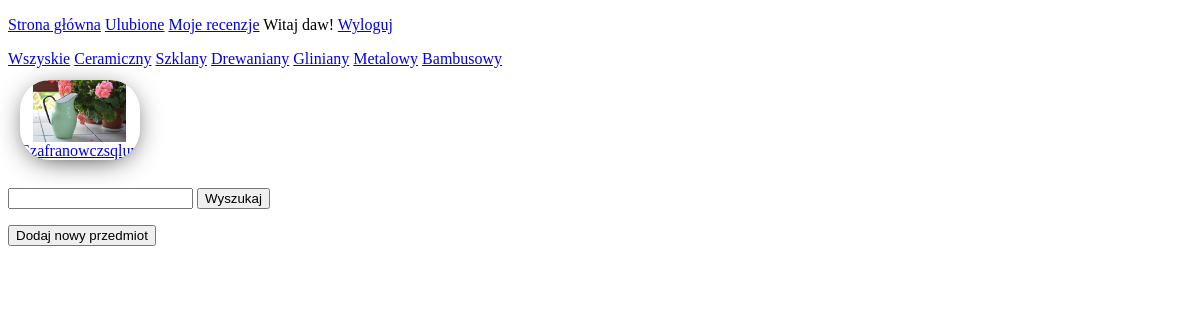
The app's page /index.php?idKat=2 (signed in) with its own data.
### tables this page shows
CREATE TABLE `kategorie` (
  `id` int(10) UNSIGNED NOT NULL,
  `nazwa` varchar(50) NOT NULL,
  `opis` text NOT NULL
);

CREATE TABLE `dzbany` (
  `id` int(10) UNSIGNED NOT NULL,
  `idKategorii` int(10) UNSIGNED NOT NULL,
  `nazwa` varchar(50) NOT NULL,
  `obrazek` varchar(50) NOT NULL,
  `opis` text NOT NULL,
  `pojemność` int(11) NOT NULL,
  `wysokość` int(11) NOT NULL
);

### index.php (the view, shortened to what this page needs)
<!DOCTYPE html>
<html lang="en">
<head>
    <link rel="stylesheet" href="style.css">
</head>
<body>
        <?php
 require("menu.php");
?>
    <div class="content">
    <?php
$sql = "SELECT id, nazwa FROM kategorie";
 $result = $conn->query($sql);
 echo "<a href='index.php'> Wszyskie</a>";
 while($row = $result->fetch_object()) {
 echo " <a href='index.php?idKat={$row->id}'>{$row->nazwa}</a>";
 }
 ?>
<?php
$sql = "SELECT id, nazwa, obrazek FROM dzbany";
if (isset($_GET["idKat"])) {
$idKat = $_GET["idKat"];
$sql .= " WHERE idKategorii = $idKat";
}
elseif (isset($_GET["fraza"])) {
$fraza = $_GET["fraza"];
$sql .= " WHERE nazwa LIKE '%$fraza%'";
}
$result = $conn->query($sql);
echo"<div class='mainContainer'>";
while($row = $result->fetch_object()) {
echo " <a class='mainItem' href='details.php?id={$row->id}'><img class='itemimg' src='$row->obrazek'></img>{$row->nazwa}</a>";
}
echo"</div>"
?>
<form>
 <p>
 <input type="text" name="fraza">
 <input type="submit" value="Wyszukaj">
 </p>
 </form>
    </div>
    <div class="addItem">
        <form action="insertForm.php">
        <button type="submit"> Dodaj nowy przedmiot</button>
        </form>
    </div>
</body>
</html>

### style.css (style rules this page uses)
.mainItem { margin: 1%; max-width: 10vw; max-height: 10vh; display: flex; flex-direction: column; text-align: center; overflow: hidden; background-color: rgb(255, 255, 255); border-radius: 30px; box-shadow: 0px 5px 30px -10px rgba(0, 0, 0, 1); }
.mainContainer { display: flex; }
.itemimg { overflow: hidden; width: 100%; height: 100%; object-fit: contain ; }

### records on screen
kategorie: nazwa "Ceramiczny"
kategorie: nazwa "Szklany"
kategorie: nazwa "Drewaniany"
kategorie: nazwa "Gliniany"
kategorie: nazwa "Metalowy"
kategorie: nazwa "Bambusowy"
dzbany: obrazek (picture), nazwa "Szafranowczsqlup"

### other values on screen
$_SESSION["login"] "daw"
